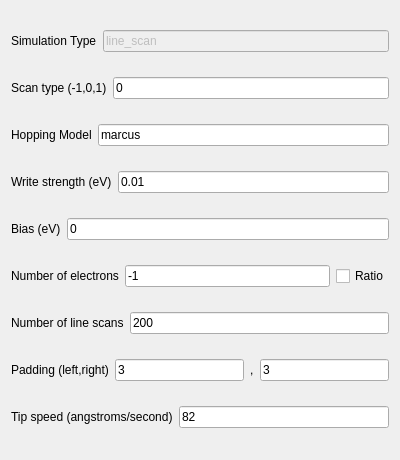
<?xml version="1.0" encoding="UTF-8"?>
<ui version="4.0">
 <class>Form</class>
 <widget class="QWidget" name="Form">
  <property name="geometry">
   <rect>
    <x>0</x>
    <y>0</y>
    <width>400</width>
    <height>460</height>
   </rect>
  </property>
  <property name="windowTitle">
   <string>Form</string>
  </property>
  <layout class="QVBoxLayout" name="verticalLayout">
   <item>
    <layout class="QHBoxLayout" name="simulation_type_hl">
     <item>
      <widget class="QLabel" name="label_simulation_type">
       <property name="text">
        <string>Simulation Type</string>
       </property>
      </widget>
     </item>
     <item>
      <widget class="QLineEdit" name="le_simulation_type">
       <property name="enabled">
        <bool>false</bool>
       </property>
       <property name="text">
        <string>line_scan</string>
       </property>
      </widget>
     </item>
    </layout>
   </item>
   <item>
    <layout class="QHBoxLayout" name="scan_type_hl">
     <item>
      <widget class="QLabel" name="label_scan_type">
       <property name="text">
        <string>Scan type (-1,0,1)</string>
       </property>
      </widget>
     </item>
     <item>
      <widget class="QLineEdit" name="le_scan_type">
       <property name="text">
        <string>0</string>
       </property>
      </widget>
     </item>
    </layout>
   </item>
   <item>
    <layout class="QHBoxLayout" name="hopping_model_hl">
     <item>
      <widget class="QLabel" name="label_hopping_model">
       <property name="text">
        <string>Hopping Model</string>
       </property>
      </widget>
     </item>
     <item>
      <widget class="QLineEdit" name="le_hopping_model">
       <property name="text">
        <string>marcus</string>
       </property>
      </widget>
     </item>
    </layout>
   </item>
   <item>
    <layout class="QHBoxLayout" name="write_strength_hl">
     <item>
      <widget class="QLabel" name="label_write_strength">
       <property name="text">
        <string>Write strength (eV)</string>
       </property>
      </widget>
     </item>
     <item>
      <widget class="QLineEdit" name="le_write_strength">
       <property name="text">
        <string>0.01</string>
       </property>
      </widget>
     </item>
    </layout>
   </item>
   <item>
    <layout class="QHBoxLayout" name="bias_hl">
     <item>
      <widget class="QLabel" name="label_bias">
       <property name="text">
        <string>Bias (eV)</string>
       </property>
      </widget>
     </item>
     <item>
      <widget class="QLineEdit" name="le_bias">
       <property name="text">
        <string>0</string>
       </property>
      </widget>
     </item>
    </layout>
   </item>
   <item>
    <layout class="QHBoxLayout" name="num_electrons_hl">
     <item>
      <widget class="QLabel" name="label_num_electrons">
       <property name="text">
        <string>Number of electrons</string>
       </property>
      </widget>
     </item>
     <item>
      <widget class="QLineEdit" name="le_num_electrons">
       <property name="text">
        <string>-1</string>
       </property>
      </widget>
     </item>
     <item>
      <widget class="QCheckBox" name="cb_num_electrons_ratio">
       <property name="text">
        <string>Ratio</string>
       </property>
      </widget>
     </item>
    </layout>
   </item>
   <item>
    <layout class="QHBoxLayout" name="num_scans_hl">
     <item>
      <widget class="QLabel" name="label_num_scans">
       <property name="text">
        <string>Number of line scans</string>
       </property>
      </widget>
     </item>
     <item>
      <widget class="QLineEdit" name="le_num_scans">
       <property name="text">
        <string>200</string>
       </property>
      </widget>
     </item>
    </layout>
   </item>
   <item>
    <layout class="QHBoxLayout" name="padding_hl">
     <item>
      <widget class="QLabel" name="label_padding">
       <property name="text">
        <string>Padding (left,right)</string>
       </property>
      </widget>
     </item>
     <item>
      <widget class="QLineEdit" name="le_lattice_padding_l">
       <property name="text">
        <string>3</string>
       </property>
      </widget>
     </item>
     <item>
      <widget class="QLabel" name="label_padding_split">
       <property name="text">
        <string>,</string>
       </property>
      </widget>
     </item>
     <item>
      <widget class="QLineEdit" name="le_lattice_padding_r">
       <property name="text">
        <string>3</string>
       </property>
      </widget>
     </item>
    </layout>
   </item>
   <item>
    <layout class="QHBoxLayout" name="tip_speed_hl">
     <item>
      <widget class="QLabel" name="label_tip_speed">
       <property name="text">
        <string>Tip speed (angstroms/second)</string>
       </property>
      </widget>
     </item>
     <item>
      <widget class="QLineEdit" name="le_tip_speed">
       <property name="text">
        <string>82</string>
       </property>
      </widget>
     </item>
    </layout>
   </item>
  </layout>
 </widget>
 <resources/>
 <connections/>
</ui>
